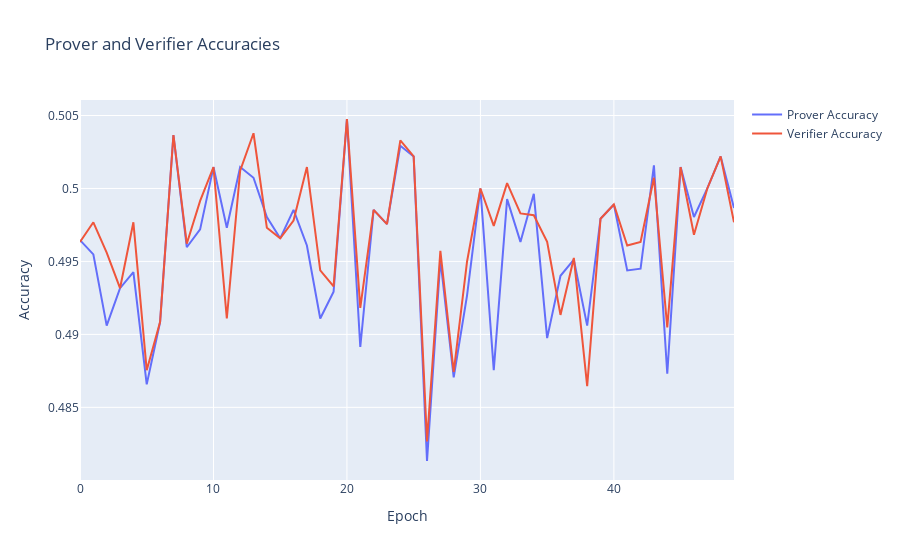

The notebook cell this image was saved under:
### Code cell
fig = go.Figure()

fig.add_trace(
    go.Scatter(
        x=np.arange(NUM_EPOCHS),
        y=accuracies_prover,
        mode="lines",
        name="Prover Accuracy",
    )
)
fig.add_trace(
    go.Scatter(
        x=np.arange(NUM_EPOCHS),
        y=accuracies_verifier,
        mode="lines",
        name="Verifier Accuracy",
    )
)

fig.update_layout(
    title="Prover and Verifier Accuracies", xaxis_title="Epoch", yaxis_title="Accuracy"
)

fig.show()

### Figure 1 — Plotly figure (JSON) as saved in the notebook; plotly's stock layout.template omitted (floating-point values rounded to 4 significant figures)
{"data": [{"mode": "lines", "name": "Prover Accuracy", "type": "scatter", "x": [0, 1, 2, 3, 4, 5, 6, 7, 8, 9, 10, 11, 12, 13, 14, 15, 16, 17, 18, 19, 20, 21, 22, 23, 24, 25, 26, 27, 28, 29, 30, 31, 32, 33, 34, 35, 36, 37, 38, 39, 40, 41, 42, 43, 44, 45, 46, 47, 48, 49], "y": [0.4965, 0.4955, 0.4906, 0.4932, 0.4943, 0.4866, 0.4908, 0.5037, 0.496, 0.4972, 0.5015, 0.4973, 0.5015, 0.5007, 0.498, 0.4966, 0.4985, 0.4961, 0.4911, 0.4929, 0.5048, 0.4891, 0.4985, 0.4976, 0.5029, 0.5022, 0.4813, 0.4951, 0.4871, 0.4927, 0.5, 0.4875, 0.4993, 0.4963, 0.4996, 0.4897, 0.494, 0.4951, 0.4906, 0.4979, 0.4989, 0.4944, 0.4945, 0.5016, 0.4873, 0.5015, 0.498, 0.5, 0.5022, 0.4987]}, {"mode": "lines", "name": "Verifier Accuracy", "type": "scatter", "x": [0, 1, 2, 3, 4, 5, 6, 7, 8, 9, 10, 11, 12, 13, 14, 15, 16, 17, 18, 19, 20, 21, 22, 23, 24, 25, 26, 27, 28, 29, 30, 31, 32, 33, 34, 35, 36, 37, 38, 39, 40, 41, 42, 43, 44, 45, 46, 47, 48, 49], "y": [0.4963, 0.4977, 0.4956, 0.4932, 0.4977, 0.4875, 0.4908, 0.5037, 0.4962, 0.4991, 0.5015, 0.4911, 0.5012, 0.5038, 0.4973, 0.4966, 0.4978, 0.5015, 0.4944, 0.4933, 0.5048, 0.4918, 0.4985, 0.4976, 0.5033, 0.5022, 0.4827, 0.4957, 0.4874, 0.495, 0.5, 0.4974, 0.5004, 0.4983, 0.4982, 0.4963, 0.4913, 0.4952, 0.4865, 0.4979, 0.4989, 0.4961, 0.4963, 0.5007, 0.4905, 0.5015, 0.4968, 0.5, 0.5022, 0.4977]}], "layout": {"title": {"text": "Prover and Verifier Accuracies"}, "xaxis": {"title": {"text": "Epoch"}}, "yaxis": {"title": {"text": "Accuracy"}}}}
